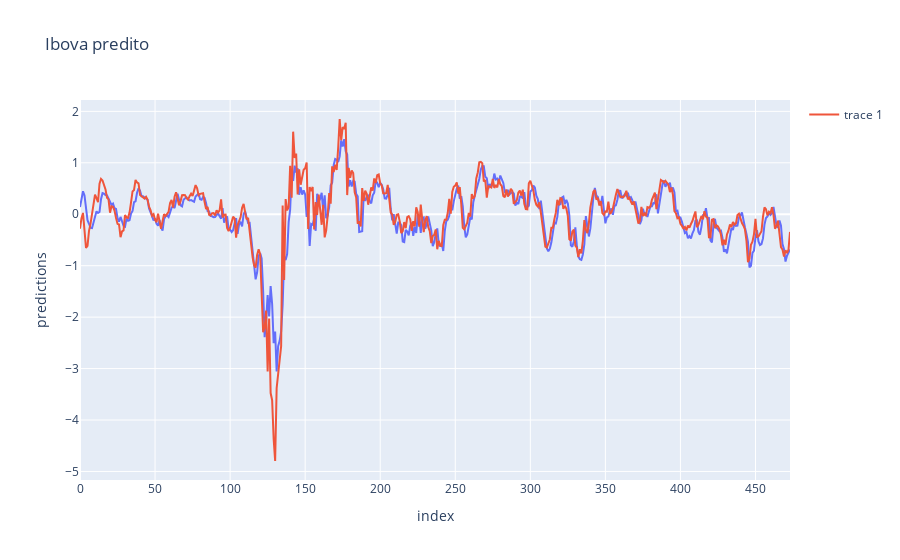

Write notebook code for a chart like this one.
### Code cell
# TODO: ver de plotar o RMSE pra cima e pra baixo 
show_copare_prediction()

### Figure 1 — Plotly figure (JSON) as saved in the notebook; plotly's stock layout.template omitted (floating-point values rounded to 4 significant figures; data arrays with more than 128 entries replaced by an {"elided": "..."} marker saying what was removed)
{"data": [{"hovertemplate": "index=%{x}<br>predictions=%{y}<extra></extra>", "legendgroup": "", "line": {"color": "#636efa", "dash": "solid"}, "marker": {"symbol": "circle"}, "mode": "lines", "name": "", "orientation": "v", "showlegend": false, "type": "scatter", "x": {"elided": "474 int values"}, "xaxis": "x", "y": {"elided": "474 float values"}, "yaxis": "y"}, {"mode": "lines", "type": "scatter", "x": {"elided": "474 int values"}, "y": {"elided": "474 float values"}}], "layout": {"legend": {"tracegroupgap": 0}, "title": {"text": "Ibova predito"}, "xaxis": {"anchor": "y", "domain": [0, 1], "title": {"text": "index"}}, "yaxis": {"anchor": "x", "domain": [0, 1], "title": {"text": "predictions"}}}}
